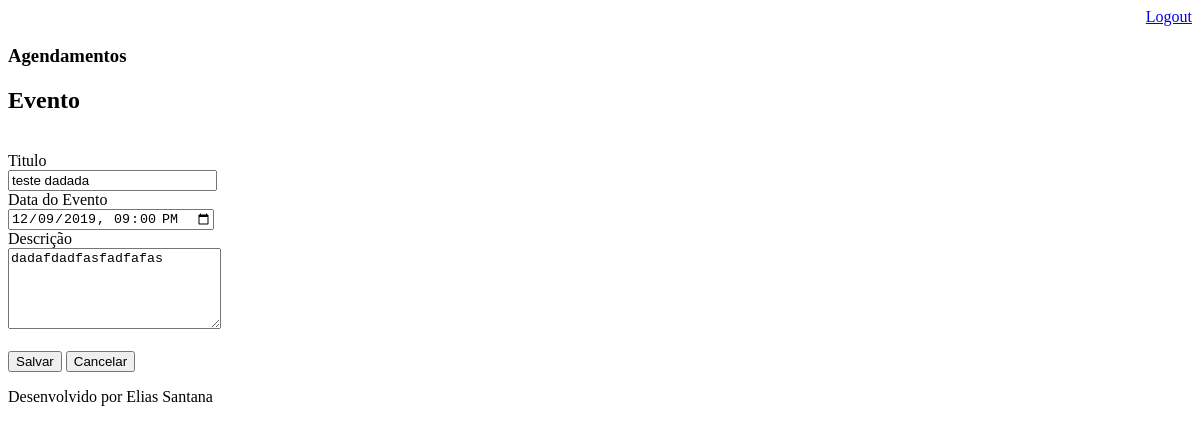
Before: /agenda/evento/?id=11 (signed in) with the older database file.
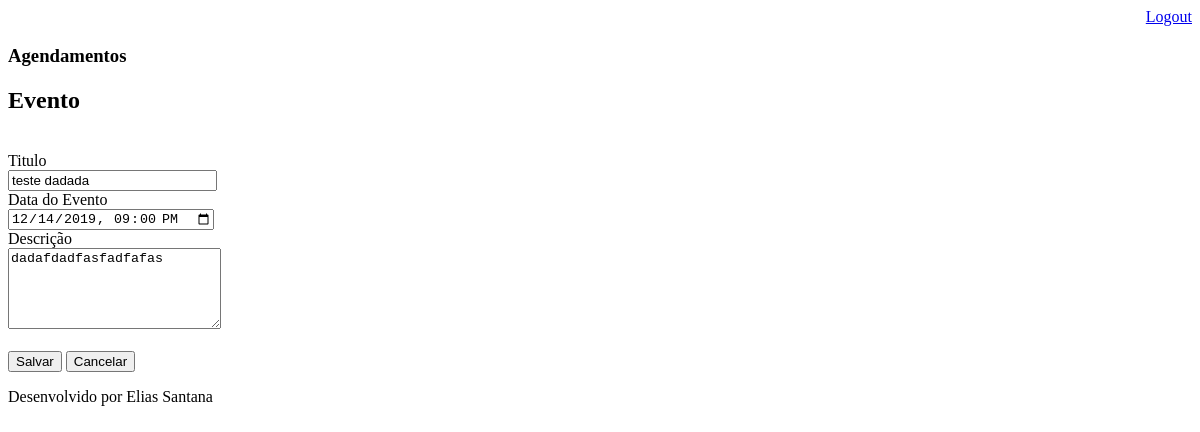
After: the same page with the newer database file.
### core/models.py (models this page shows, shortened)
class Evento(models.Model):
    titulo = models.CharField(max_length=20)
    descricao = models.TextField(blank=True, null=True)
    data_evento = models.DateTimeField(verbose_name='Data do Evento')
    data_criacao = models.DateTimeField(auto_now=True)
    usuario = models.ForeignKey(User, on_delete=models.CASCADE)
    class Meta:
        db_table = 'evento'
    def get_input_data_evento(self):
        return self.data_evento.strftime('%Y-%m-%dT%H:%M')

### core/views.py (the view)
# urls.py: path('agenda/evento/', views.evento),
@login_required(login_url='/login/')
def evento(request):
    id_evento = request.GET.get('id')
    dados = {}
    if id_evento:
        dados['evento'] = Evento.objects.get(id=id_evento)
    return render(request, 'evento.html', dados)

### templates/evento.html (shortened to what this page needs)
{% extends "model-page.html" %}
{% block content %}
<form action="submit" method="post"> {% csrf_token %}
    <h2> Evento </h2>
    <br>
    <label>Titulo</label>
    <br>
    <input type="text" name="titulo" size="23" value="{{ evento.titulo }}">
    <br>
    <label>Data do Evento</label>
    <br>
    <input type="datetime-local" name="data_evento" value="{{ evento.get_input_data_evento }}">
    <br>
    <label>Descrição</label>
    <br>
    <textarea name="descricao" rows="5" cols="24">{{ evento.descricao }}</textarea>
    <br><br>
    <button type="submit">Salvar</button>
    <a href="/">
        <button type="button">Cancelar</button>
    </a>
</form>
{% endblock %}

Changed rows visible on the page:
changed Evento "teste dadada": data_evento "12/09/2019 21:00" → "12/14/2019 21:00"
